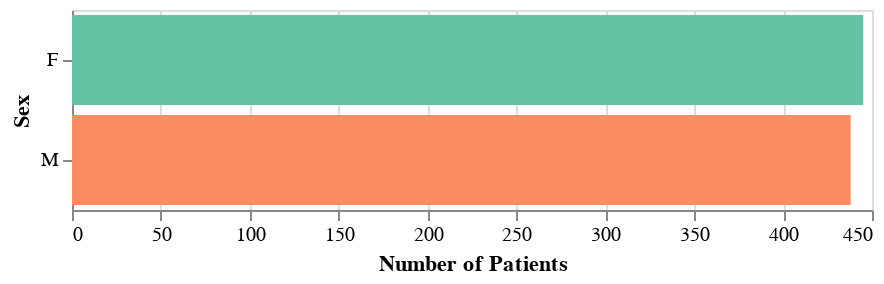

The cell this chart's notebook holds for it:
### Code cell
sex_distribution = alt.Chart(patient_test_predict, width = 400, height = 100
                               ).mark_bar().encode(
                                   x = alt.X("count()", title = "Number of Patients"),
                                   y = alt.Y("SEX", title = "Sex"),
                                   color = alt.Color("SEX", legend = None, scale = alt.Scale(scheme='set2')),
                                   tooltip = alt.Tooltip("count()")
                               )
sex_distribution

### Figure 1 — Vega-Lite specification as saved in the notebook (floating-point values rounded to 4 significant figures; data arrays with more than 128 entries replaced by an {"elided": "..."} marker saying what was removed)
{"config": {"view": {"continuousWidth": 300, "continuousHeight": 300}}, "data": {"name": "data-42a620fdad65e14dee2dbb0f6566e9e5"}, "mark": {"type": "bar"}, "encoding": {"color": {"field": "SEX", "legend": null, "scale": {"scheme": "set2"}, "type": "nominal"}, "tooltip": {"aggregate": "count", "type": "quantitative"}, "x": {"aggregate": "count", "title": "Number of Patients", "type": "quantitative"}, "y": {"field": "SEX", "title": "Sex", "type": "nominal"}}, "height": 100, "width": 400, "$schema": "https://vega.github.io/schema/vega-lite/v5.16.3.json", "datasets": {"data-42a620fdad65e14dee2dbb0f6566e9e5": {"elided": "883 records"}}}
